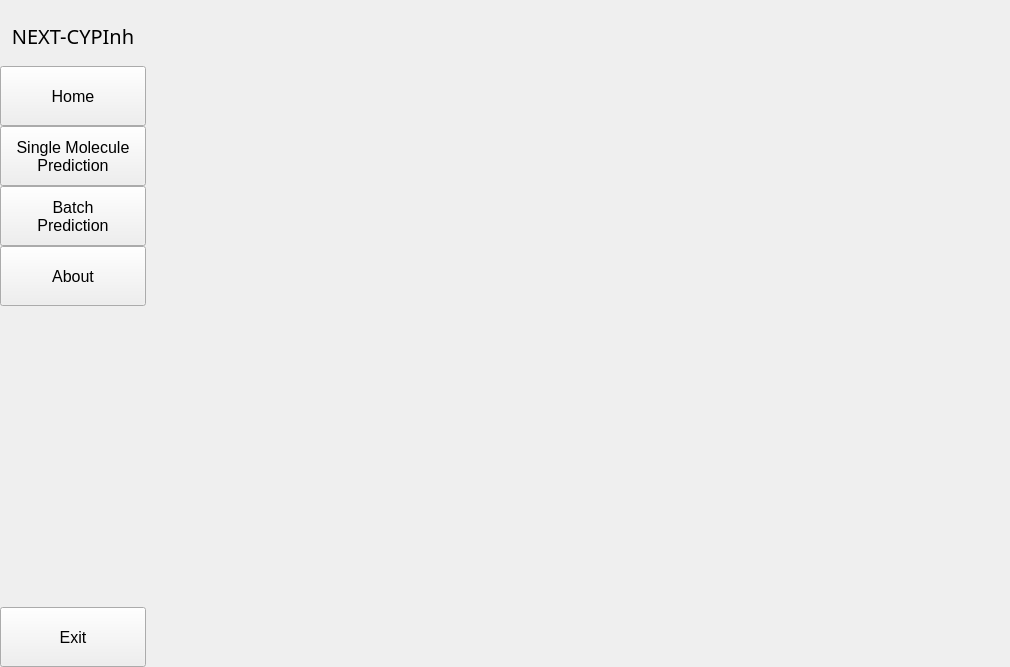
<?xml version="1.0" encoding="UTF-8"?>
<ui version="4.0">
 <class>MainWindow</class>
 <widget class="QMainWindow" name="MainWindow">
  <property name="geometry">
   <rect>
    <x>0</x>
    <y>0</y>
    <width>1010</width>
    <height>667</height>
   </rect>
  </property>
  <property name="minimumSize">
   <size>
    <width>1010</width>
    <height>667</height>
   </size>
  </property>
  <property name="maximumSize">
   <size>
    <width>1010</width>
    <height>667</height>
   </size>
  </property>
  <property name="font">
   <font>
    <family>Segoe UI</family>
    <pointsize>12</pointsize>
   </font>
  </property>
  <property name="windowTitle">
   <string>NEXT-CYPInh</string>
  </property>
  <property name="windowIcon">
   <iconset resource="../static/resource.qrc">
    <normaloff>:/icons/icons/favicon.ico</normaloff>:/icons/icons/favicon.ico</iconset>
  </property>
  <property name="locale">
   <locale language="English" country="UnitedStates"/>
  </property>
  <widget class="QWidget" name="centralwidget">
   <layout class="QGridLayout" name="gridLayout">
    <property name="leftMargin">
     <number>0</number>
    </property>
    <property name="topMargin">
     <number>0</number>
    </property>
    <property name="rightMargin">
     <number>0</number>
    </property>
    <property name="bottomMargin">
     <number>0</number>
    </property>
    <property name="spacing">
     <number>0</number>
    </property>
    <item row="0" column="1">
     <widget class="QWidget" name="content_widget" native="true">
      <property name="minimumSize">
       <size>
        <width>864</width>
        <height>642</height>
       </size>
      </property>
      <property name="maximumSize">
       <size>
        <width>864</width>
        <height>642</height>
       </size>
      </property>
      <property name="font">
       <font>
        <family>Segoe UI</family>
        <pointsize>12</pointsize>
       </font>
      </property>
      <layout class="QVBoxLayout" name="content_vLayout">
       <property name="spacing">
        <number>0</number>
       </property>
       <property name="leftMargin">
        <number>0</number>
       </property>
       <property name="topMargin">
        <number>0</number>
       </property>
       <property name="rightMargin">
        <number>0</number>
       </property>
       <property name="bottomMargin">
        <number>0</number>
       </property>
       <item>
        <widget class="QStackedWidget" name="stackedWidget">
         <property name="currentIndex">
          <number>2</number>
         </property>
         <widget class="QWidget" name="home_page"/>
         <widget class="QWidget" name="single_page"/>
         <widget class="QWidget" name="batch_page"/>
         <widget class="QWidget" name="about_page"/>
        </widget>
       </item>
      </layout>
     </widget>
    </item>
    <item row="1" column="1">
     <widget class="QWidget" name="statusbar_widget" native="true">
      <property name="minimumSize">
       <size>
        <width>864</width>
        <height>25</height>
       </size>
      </property>
      <property name="maximumSize">
       <size>
        <width>864</width>
        <height>25</height>
       </size>
      </property>
      <property name="font">
       <font>
        <family>Segoe UI</family>
        <pointsize>10</pointsize>
       </font>
      </property>
      <layout class="QHBoxLayout" name="horizontalLayout">
       <property name="spacing">
        <number>3</number>
       </property>
       <property name="leftMargin">
        <number>0</number>
       </property>
       <property name="topMargin">
        <number>1</number>
       </property>
       <property name="rightMargin">
        <number>15</number>
       </property>
       <property name="bottomMargin">
        <number>0</number>
       </property>
       <item>
        <spacer name="horizontalSpacer">
         <property name="orientation">
          <enum>Qt::Horizontal</enum>
         </property>
         <property name="sizeType">
          <enum>QSizePolicy::Expanding</enum>
         </property>
         <property name="sizeHint" stdset="0">
          <size>
           <width>690</width>
           <height>1</height>
          </size>
         </property>
        </spacer>
       </item>
       <item>
        <widget class="QWidget" name="loading_widget" native="true">
         <property name="sizePolicy">
          <sizepolicy hsizetype="Fixed" vsizetype="Fixed">
           <horstretch>0</horstretch>
           <verstretch>0</verstretch>
          </sizepolicy>
         </property>
         <property name="minimumSize">
          <size>
           <width>20</width>
           <height>20</height>
          </size>
         </property>
         <property name="maximumSize">
          <size>
           <width>20</width>
           <height>20</height>
          </size>
         </property>
        </widget>
       </item>
       <item>
        <widget class="QLabel" name="status_label">
         <property name="sizePolicy">
          <sizepolicy hsizetype="Fixed" vsizetype="Fixed">
           <horstretch>0</horstretch>
           <verstretch>0</verstretch>
          </sizepolicy>
         </property>
         <property name="minimumSize">
          <size>
           <width>130</width>
           <height>24</height>
          </size>
         </property>
         <property name="maximumSize">
          <size>
           <width>130</width>
           <height>24</height>
          </size>
         </property>
         <property name="text">
          <string/>
         </property>
         <property name="scaledContents">
          <bool>false</bool>
         </property>
         <property name="alignment">
          <set>Qt::AlignCenter</set>
         </property>
        </widget>
       </item>
      </layout>
     </widget>
    </item>
    <item row="0" column="0" rowspan="2">
     <widget class="QWidget" name="sidebar_widget" native="true">
      <property name="minimumSize">
       <size>
        <width>146</width>
        <height>667</height>
       </size>
      </property>
      <property name="maximumSize">
       <size>
        <width>146</width>
        <height>667</height>
       </size>
      </property>
      <layout class="QVBoxLayout" name="sidebar_vLayout">
       <property name="spacing">
        <number>0</number>
       </property>
       <property name="leftMargin">
        <number>0</number>
       </property>
       <property name="topMargin">
        <number>6</number>
       </property>
       <property name="rightMargin">
        <number>0</number>
       </property>
       <property name="bottomMargin">
        <number>0</number>
       </property>
       <item>
        <widget class="QLabel" name="logo_label">
         <property name="minimumSize">
          <size>
           <width>136</width>
           <height>60</height>
          </size>
         </property>
         <property name="maximumSize">
          <size>
           <width>16777215</width>
           <height>16777215</height>
          </size>
         </property>
         <property name="font">
          <font>
           <family>Sitka</family>
           <pointsize>15</pointsize>
           <bold>false</bold>
          </font>
         </property>
         <property name="text">
          <string>NEXT-CYPInh</string>
         </property>
         <property name="scaledContents">
          <bool>false</bool>
         </property>
         <property name="alignment">
          <set>Qt::AlignCenter</set>
         </property>
        </widget>
       </item>
       <item>
        <layout class="QVBoxLayout" name="sidebar_btn_vLayout">
         <property name="spacing">
          <number>0</number>
         </property>
         <property name="topMargin">
          <number>0</number>
         </property>
         <item>
          <widget class="QPushButton" name="home_btn">
           <property name="minimumSize">
            <size>
             <width>135</width>
             <height>60</height>
            </size>
           </property>
           <property name="maximumSize">
            <size>
             <width>16777215</width>
             <height>16777215</height>
            </size>
           </property>
           <property name="font">
            <font>
             <family>Segoe UI</family>
             <pointsize>12</pointsize>
            </font>
           </property>
           <property name="cursor">
            <cursorShape>PointingHandCursor</cursorShape>
           </property>
           <property name="text">
            <string>Home</string>
           </property>
           <property name="checkable">
            <bool>true</bool>
           </property>
           <property name="autoExclusive">
            <bool>true</bool>
           </property>
          </widget>
         </item>
         <item>
          <widget class="QPushButton" name="single_btn">
           <property name="minimumSize">
            <size>
             <width>135</width>
             <height>60</height>
            </size>
           </property>
           <property name="maximumSize">
            <size>
             <width>16777215</width>
             <height>16777215</height>
            </size>
           </property>
           <property name="font">
            <font>
             <family>Segoe UI</family>
             <pointsize>12</pointsize>
            </font>
           </property>
           <property name="cursor">
            <cursorShape>PointingHandCursor</cursorShape>
           </property>
           <property name="text">
            <string>Single Molecule
Prediction</string>
           </property>
           <property name="checkable">
            <bool>true</bool>
           </property>
           <property name="autoExclusive">
            <bool>true</bool>
           </property>
          </widget>
         </item>
         <item>
          <widget class="QPushButton" name="batch_btn">
           <property name="minimumSize">
            <size>
             <width>135</width>
             <height>60</height>
            </size>
           </property>
           <property name="font">
            <font>
             <family>Segoe UI</family>
             <pointsize>12</pointsize>
            </font>
           </property>
           <property name="cursor">
            <cursorShape>PointingHandCursor</cursorShape>
           </property>
           <property name="text">
            <string>Batch
Prediction</string>
           </property>
           <property name="checkable">
            <bool>true</bool>
           </property>
           <property name="autoExclusive">
            <bool>true</bool>
           </property>
          </widget>
         </item>
         <item>
          <widget class="QPushButton" name="about_btn">
           <property name="minimumSize">
            <size>
             <width>135</width>
             <height>60</height>
            </size>
           </property>
           <property name="font">
            <font>
             <family>Segoe UI</family>
             <pointsize>12</pointsize>
            </font>
           </property>
           <property name="cursor">
            <cursorShape>PointingHandCursor</cursorShape>
           </property>
           <property name="text">
            <string>About</string>
           </property>
           <property name="checkable">
            <bool>true</bool>
           </property>
           <property name="autoExclusive">
            <bool>true</bool>
           </property>
          </widget>
         </item>
        </layout>
       </item>
       <item>
        <spacer name="verticalSpacer">
         <property name="orientation">
          <enum>Qt::Vertical</enum>
         </property>
         <property name="sizeHint" stdset="0">
          <size>
           <width>20</width>
           <height>221</height>
          </size>
         </property>
        </spacer>
       </item>
       <item>
        <widget class="QPushButton" name="exit_btn">
         <property name="minimumSize">
          <size>
           <width>136</width>
           <height>60</height>
          </size>
         </property>
         <property name="font">
          <font>
           <family>Segoe UI</family>
           <pointsize>12</pointsize>
          </font>
         </property>
         <property name="cursor">
          <cursorShape>PointingHandCursor</cursorShape>
         </property>
         <property name="text">
          <string>Exit</string>
         </property>
        </widget>
       </item>
      </layout>
     </widget>
    </item>
   </layout>
  </widget>
 </widget>
 <resources>
  <include location="../static/resource.qrc"/>
  <include location="../static/resource.qrc"/>
 </resources>
 <connections/>
</ui>
